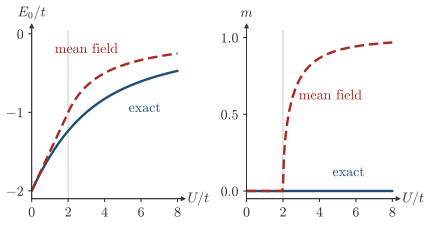

Recreate this plot in Python.
"""Session 1, the Hubbard dimer at half filling, exact against mean field.

H = -t sum_s (c1s^+ c2s + h.c.) + U sum_i n_i,up n_i,dn with two electrons. The exact ground state energy
comes from diagonalizing the Fock space with two electrons (6 states), and it agrees with
U/2 - sqrt(U^2/4 + 4 t^2). The mean-field energy comes from the self-consistent loop with an
antiferromagnetic guess, n_i,up n_i,dn -> n_i,up <n_i,dn> + <n_i,up> n_i,dn - <n_i,up><n_i,dn>.
"""
import os, sys
sys.path.insert(0, os.path.join(os.path.dirname(os.path.abspath(__file__)), ".."))
import numpy as np
import matplotlib.pyplot as plt
import style

t = 1.0
FS = 10.5

# exact, four spin-orbitals (1up, 1dn, 2up, 2dn) with the Jordan-Wigner signs
f, Z, I2 = np.array([[0., 1.], [0., 0.]]), np.diag([1., -1.]), np.eye(2)


def c(j):
    m = [Z] * j + [f] + [I2] * (3 - j)
    out = m[0]
    for x in m[1:]:
        out = np.kron(out, x)
    return out


c1u, c1d, c2u, c2d = (c(j) for j in range(4))
n = lambda a: a.T @ a
hop = -t * (c1u.T @ c2u + c2u.T @ c1u + c1d.T @ c2d + c2d.T @ c1d)
Nop = sum(n(a) for a in (c1u, c1d, c2u, c2d))
two = np.where(np.isclose(np.diag(Nop), 2))[0]


def exact(U):
    H = hop + U * (n(c1u) @ n(c1d) + n(c2u) @ n(c2d))
    return np.linalg.eigvalsh(H[np.ix_(two, two)])[0]


def meanfield(U, m0=0.9, iters=4000):
    """Unrestricted mean field with the guess <n_1up> = (1+m)/2, <n_1dn> = (1-m)/2 and the opposite on site 2."""
    m = m0
    for _ in range(iters):
        nu = np.array([(1 + m) / 2, (1 - m) / 2])            # <n_i,up> for i = 1, 2
        nd = 1 - nu                                           # <n_i,dn>
        Hu = np.array([[U * nd[0], -t], [-t, U * nd[1]]])     # the up electron feels the down density
        Hd = np.array([[U * nu[0], -t], [-t, U * nu[1]]])
        eu, vu = np.linalg.eigh(Hu); ed, vd = np.linalg.eigh(Hd)
        new_nu = vu[:, 0] ** 2                                # one up and one down electron, lowest level each
        m_new = new_nu[0] - new_nu[1]
        if abs(m_new - m) < 1e-12:
            break
        m = 0.5 * m + 0.5 * m_new
    E = eu[0] + ed[0] - U * np.sum(nu * nd)
    return E, abs(m)


Us = np.linspace(0, 8, 161)
Eex = np.array([exact(U) for U in Us])
assert np.allclose(Eex, Us / 2 - np.sqrt(Us ** 2 / 4 + 4 * t ** 2))
mf = np.array([meanfield(U) for U in Us])
Emf, mmf = mf[:, 0], mf[:, 1]
assert np.all(Emf >= Eex - 1e-9)                              # mean field is variational
assert np.all(mmf[Us < 1.95] < 1e-4) and np.all(mmf[Us > 2.1] > 0.05)   # the moment appears at U = 2t
assert np.allclose(Emf[Us < 1.95], -2 * t + Us[Us < 1.95] / 2)

fig = plt.figure(figsize=(12.5 * style.CM, 5.8 * style.CM))
gs = fig.add_gridspec(1, 2, wspace=0.42)
axE, axm = fig.add_subplot(gs[0]), fig.add_subplot(gs[1])
for ax in (axE, axm):
    style.arrows(ax, ticks=True)
    ax.tick_params(labelsize=FS, length=2.5)
    ax.spines['bottom'].set_visible(True); ax.spines['left'].set_visible(True)
    ax.set_xticks([0, 2, 4, 6, 8]); ax.set_xlim(0, 8.3)
    style.guide(ax, x=2)
axE.plot(Us, Eex, color=style.ACCENT)
axE.plot(Us, Emf, color=style.BROKEN, ls=(0, (4, 2)))
axE.set_ylim(-2.1, 0.05); axE.set_yticks([-2, -1, 0])
style.label(axE, 6.2, -0.95, 'exact', color=style.ACCENT, fontsize=FS)
style.label(axE, 3.0, -0.2, 'mean field', color=style.BROKEN, fontsize=FS)
axE.annotate(r'$E_0/t$', xy=(0, 1.06), xycoords='axes fraction', ha='center', va='bottom', fontsize=FS)
axE.annotate(r'$U/t$', xy=(1.03, 0), xycoords='axes fraction', ha='left', va='center', fontsize=FS)
axm.plot(Us, np.zeros_like(Us), color=style.ACCENT)
axm.plot(Us, mmf, color=style.BROKEN, ls=(0, (4, 2)))
axm.set_ylim(-0.05, 1.05); axm.set_yticks([0, 0.5, 1])
style.label(axm, 5.6, 0.12, 'exact', color=style.ACCENT, fontsize=FS)
style.label(axm, 4.6, 0.62, 'mean field', color=style.BROKEN, fontsize=FS)
axm.annotate(r'$m$', xy=(0, 1.06), xycoords='axes fraction', ha='center', va='bottom', fontsize=FS)
axm.annotate(r'$U/t$', xy=(1.03, 0), xycoords='axes fraction', ha='left', va='center', fontsize=FS)
style.save(fig, __file__)
